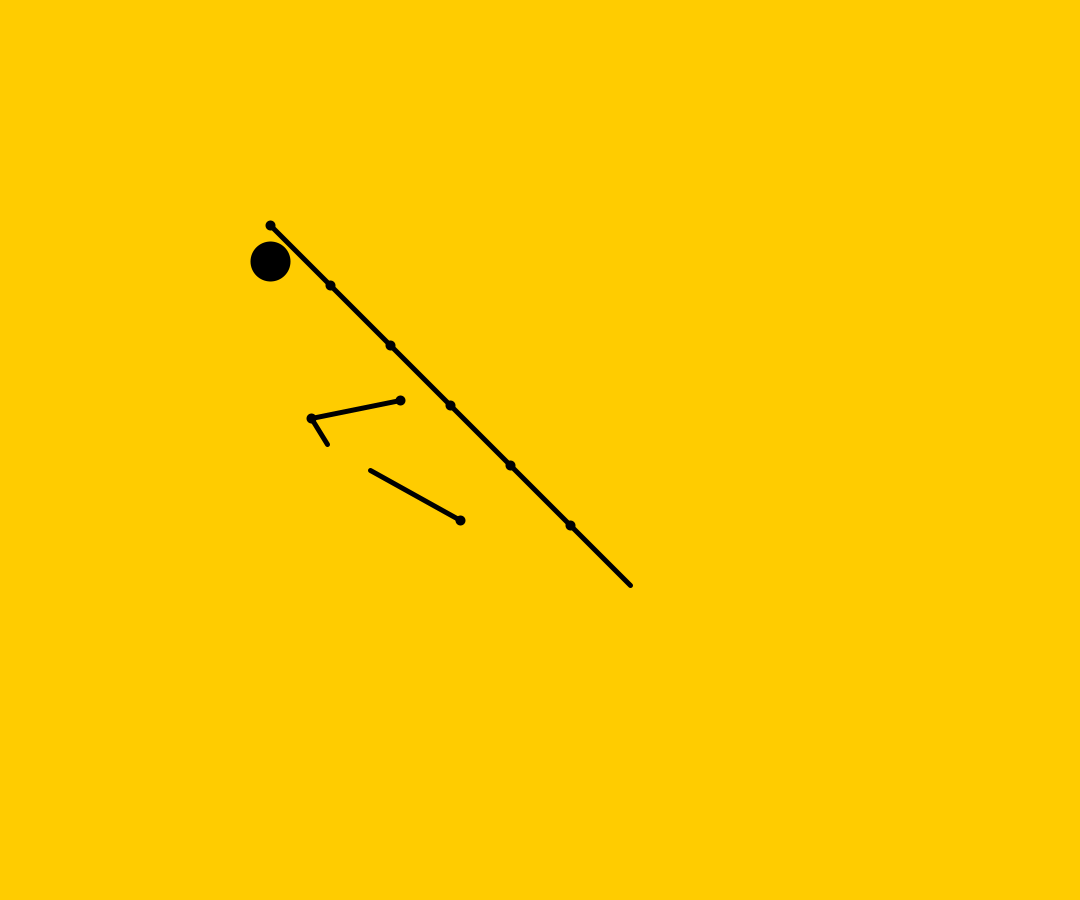
Frame 1 (no input)
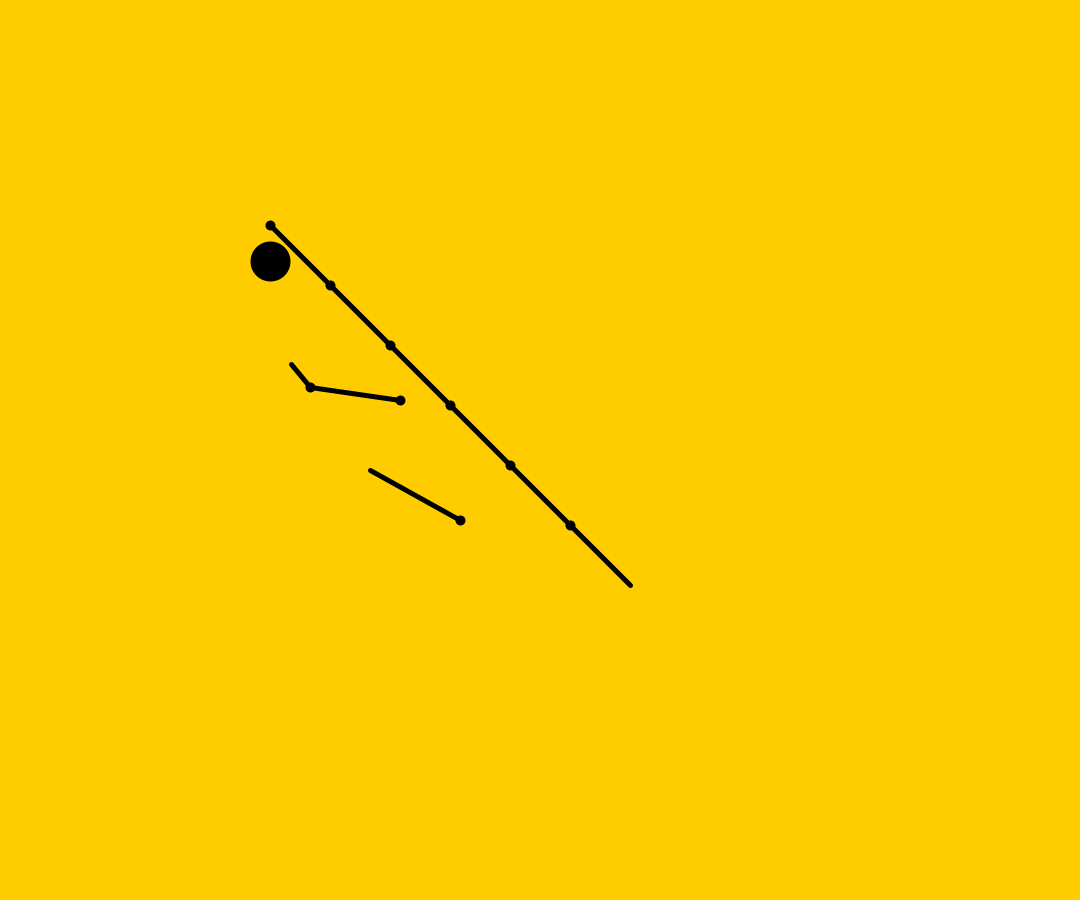
Frame 60 (the mouse pressed at the canvas centre just before this capture)
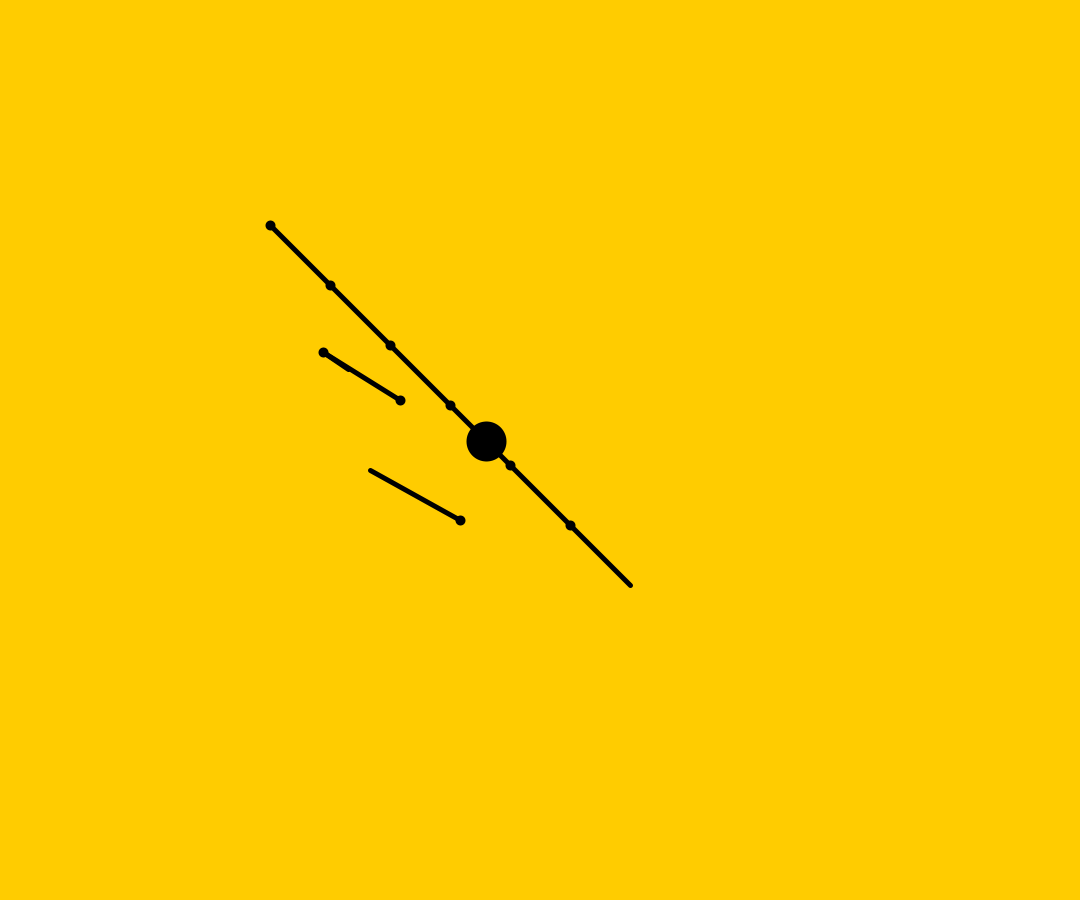
Frame 120 (the mouse held since frame 60 and released just before this capture)

The Processing sketch that drew these frames (run headless with seeded random() and noise(); from frame 60 on, the mouse is pressed at the canvas centre):

// Processing sketch: KINEMATICS_TEST
// ── KINEMATICS_TEST.pde
KeyListener keys = new KeyListener();
RegenLimb startLimb = new RegenLimb();
Joint testJoint = new Joint(400,400,0,90);
Joint testJoint2 = new Joint(490,490,-30,0);
Joint testJoint3 = new Joint(460,520,-90,-50);
float x = 65.2;
float y = 65.2;
void setup(){
  startLimb.add(new Joint(new PVector(width/4.0,height/4.0),60,60));
  for(int i = 0; i < 5; i++){
    startLimb.gen();
  }
  //testJoint.solve(testJoint2,new PVector(60,120));
  size(1080,900);
}
void draw(){
  clear();
  background(255, 204, 0);
  testJoint.solve(testJoint2,new PVector(x,y));
  System.out.println(new PVector(mouseX-testJoint.pos.x,mouseY-testJoint.pos.y));
  x += 0.02;
  y += 0.02;
  //testJoint.superSolve(testJoint2);
  testJoint.draw();
  testJoint2.draw();
  testJoint3.draw();
  
  startLimb.moveTo(PVector.sub(new PVector(mouseX,mouseY),startLimb.getFirst().pos));
  startLimb.update();
  keys.update();
}
public void keyPressed(){
  keys.keyUpdate(true);
}
public void keyReleased(){
  keys.keyUpdate(false);
}
// ── BinTreeNode.pde
public class BinTreeNode<T> {
  public T data;
  public BinTreeNode<T> left, right;
  public BinTreeNode(T data, BinTreeNode<T> left, BinTreeNode<T> right) {
      this.data = data;
      this.left = left;
      this.right = right;
  }
  public BinTreeNode(T data) {
    this.data = data;
  }
}

// ── Joint.pde
public class Joint{
  private PVector pos;
  private PVector jointLength;
  private float angle;
  public float length;
  public Joint(PVector pos,PVector jointLength){
    this.pos = pos;
    this.jointLength = jointLength;
    length = jointLength.mag();
    angle = (float) CoolVector.getAngle(jointLength);
  }
  public Joint(int posX,int posY,int jointLengthX,int jointLengthY){
    this(new PVector(posX,posY),new PVector(jointLengthX,jointLengthY));
  }
  public Joint(PVector pos,int jointLengthX,int jointLengthY){
    this(pos,new PVector(jointLengthX,jointLengthY));
  }
  public Joint(Joint parent){
    this(PVector.add(parent.pos,parent.jointLength),parent.jointLength);
  }
  public Joint(Joint parent,int length){
    this(PVector.add(parent.pos,parent.jointLength),new PVector(length,0));
  }
  public void draw(){
    relativeLine(pos,jointLength);
  }
  public Joint gen(){
    return new Joint(this);
  }
  private void relativeLine(PVector a, PVector b){
    color(255);
    strokeWeight(10);
    line(a.x,a.y,a.x,a.y);
    strokeWeight(5);
    line(a.x,a.y,a.x+b.x,a.y+b.y);
  }
  public void set(PVector pos){
    this.pos = pos;
  }
  public void lerp(PVector pos,float speed){
    this.pos.lerp(pos,speed);
  }
  public void translate(PVector pos){
    this.pos.add(pos);
  }
  
  // relative rotation, put in degrees
  public void rotate(float rotation){
    angle += rotation;
    jointLength.x = cos(angle)*length;
    jointLength.y = sin(angle)*length;
  }
  public void setRotate(float rotation){
    angle = rotation;
    jointLength.x = cos(angle)*length;
    jointLength.y = sin(angle)*length;
  }
  // get new angles
  public void solve(Joint other, PVector movement){
      final double len2 = other.length;
      double num1 =(Math.pow(movement.mag(),2)
                          -Math.pow(len2,2)-Math.pow(length,2));
      double den1 =(2*length*len2);
      float t2 = acos((float)(num1/den1));
      System.out.println((float) (t2*180/Math.PI));
      double num = -movement.y*len2*sin(t2)+movement.x*(length+len2*cos(t2));
      double den = movement.x*len2*sin(t2)+movement.y*(length+len2*cos(t2));
      
      setRotate((float) (num/den*180/Math.PI));
      other.pos = PVector.add(pos,jointLength);
      other.setRotate((float) (t2*180/Math.PI));
  }
  public void superSolve(Joint other){
    solve(other, new PVector(mouseX-pos.x,mouseY-pos.y));
  }
  public void snapJoint(){
  }
}
// ── KeyListener.pde
import java.util.LinkedList; 
public class KeyListener{
  private HashMap<Integer,key> input = new HashMap<Integer,key>();
  
  // List used to determine which keys need to be updated.
  private LinkedList<key> updateKeys = new LinkedList<key>();
  
  // List used to determine which keys are listened to.
  int[] events = {UP,DOWN,LEFT,RIGHT,65};
  public KeyListener(){
    for(int i: events){
      input.put(i,new key());
    }
  }
  public void keyUpdate(boolean type){
    for(int i:events){
      if(keyCode == i){
        key currentKey = input.get(i);
        KeyState state = currentKey.getState();
        if(type){
          if(state == KeyState.NOTHELD || state == KeyState.RELEASED){
            currentKey.setState(KeyState.PRESSED); 
            updateKeys.add(currentKey);
          }
        }else{
          currentKey.setState(KeyState.RELEASED);
          updateKeys.add(currentKey);
        }
      }
    }
  }
  public void update(){
    while(updateKeys.size() > 0){
      updateKeys.remove().update();
    }
  }
  public boolean isHeld(int item){
    try{
      return input.get(item).getState() == KeyState.HELD;
    }catch (Exception e){
      return false;
    }
  }
  public boolean isHeld(char item){
    return isHeld((int) item - 32);//convert letter to keyCode
  }
  @Override
  public String toString(){
    return input.toString();
  }
}
public static enum KeyState{
    HELD,NOTHELD,PRESSED,RELEASED
}
private class key{
  KeyState state = KeyState.NOTHELD;
  public void update(){
    if(state == KeyState.PRESSED){
      state = KeyState.HELD;
    }
    if(state == KeyState.RELEASED){
      state = KeyState.NOTHELD;
    }
  }
  public KeyState getState(){
    return state;
  }
  public void setState(KeyState state){
    this.state = state;
  }
  @Override
  public String toString(){
    return state.toString();
  }
}

// ── Limb.pde
public class Limb{
  ArrayList<Joint> joints;
  PVector target = new PVector(0,0);
  PVector end = new PVector(0,0);
  double range = 0;
  float animSpeed = 0.4;
  public Limb(){
    joints = new ArrayList<Joint>();
  }
  public Limb(ArrayList<Joint> joints){
    this.joints = joints;
    for(Joint i:joints){
      range += i.length;
    }
    setEnd();
  }
  public void moveTo(PVector relativePos){
    if(relativePos.mag() > range){
      relativePos.setMag((float) range);
    }
    target = relativePos;
  }
  private void draw(){
    strokeWeight(5);
    for(Joint i:joints){
      i.draw();
    }
    strokeWeight(40);
    line(end.x,end.y,end.x,end.y);
    strokeWeight(5);
    
  }
  protected void add(Joint joint){
    range += joint.length;
    joints.add(joint);
  }
  protected void remove(int index){
    range -= joints.remove(index).length;
  }
  public void update(){
    setEnd();
    if(PVector.sub(target,PVector.sub(end,getFirst().pos)).mag() > 0.1){
      end.lerp(target,animSpeed);
    }
    draw();
  }
  public Joint getFirst(){return joints.get(0);}
  public Joint getLast(){return joints.get(joints.size()-1);}
  protected void setEnd(){
    end = PVector.add(getLast().pos,getLast().jointLength);
  }
    // Overall angle of arm, in degrees
  public double getAngle(){
    return CoolVector.getAngle(getFirst().pos,getLast().pos);
  }
  
}
// ── RegenLimb.pde
public class RegenLimb extends Limb{
  public RegenLimb(){
  }
  public RegenLimb(ArrayList<Joint> joints){
    super(joints);
  }
  public void gen(){
    if( joints != null || joints.size() > 0){
      super.add(getLast().gen());
    }
  }
  
}

// ── coolVector.pde
public static class CoolVector{
   public static double getAngle(PVector p_1, PVector p_2) {
    double dy = (p_1.y - p_2.y);
    double dx = (p_2.x - p_1.x);
    double result = Math.toDegrees(Math.atan2(dy, dx)); 
    return (result < 0) ? (360 + result) : result;
  }
  
  public static double getAngle(PVector p_1) {
    double result = Math.toDegrees(Math.atan2(p_1.y, -p_1.x)); 
    return (result < 0) ? (360 + result) : result;
  }
}
